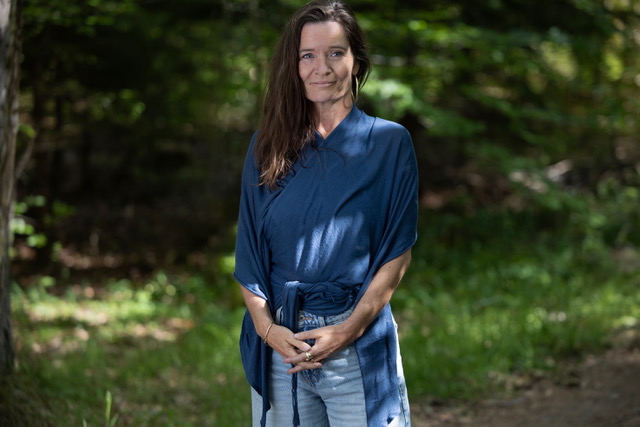
#> input picture img/frederikke.jpg, 640 x 427 px, given in place of .solnedgang-soe.original.jpg, which was not available
$ python straighten-hero.py
#> lines starting #> are read from the running program, lines starting #| are printed output that depends on the picture; pictures that were not available may be replaced by others from this repository, and a replacement may not be noted
"""
Retter hero-billedet op så søens vandlinje er horisontal.
Roterer billedet med uret med en justerbar vinkel, og beskærer
den størst-mulige inskriverede rektangel for at undgå sorte hjørner.

Brug:
    python scripts/straighten-hero.py [angle_degrees]

Standard: 1.5 grader. Positive værdier = drej med uret (retter en
venstre-hældning op).
"""
import sys
import math
from PIL import Image

ANGLE = float(sys.argv[1]) if len(sys.argv) > 1 else 1.5  # grader, clockwise
SRC = "img/.solnedgang-soe.original.jpg"
DST = "img/solnedgang-soe.jpg"

img = Image.open(SRC)
#> img is the input picture: PIL image 640x427 RGB; mean R, G, B 51.3, 59.6, 42.1
w, h = img.size
#> w = 640; h = 427

# PIL roterer mod uret ved positive vinkler. Vi vil drej med uret => negativ.
rotated = img.rotate(-ANGLE, resample=Image.BICUBIC, expand=True)
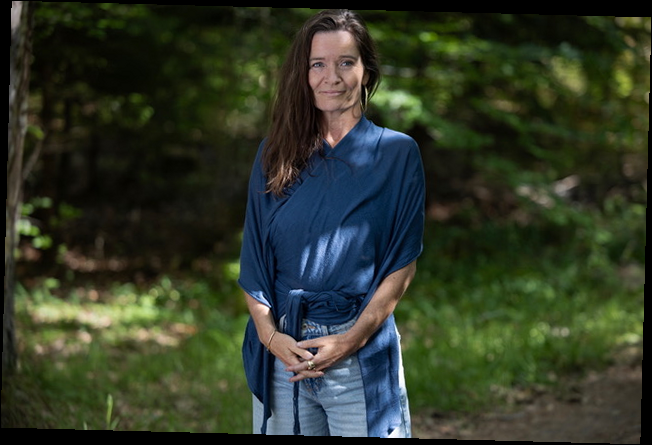
#> rotated: PIL image 652x445 RGB; mean R, G, B 47.9, 55.6, 39.1
rw, rh = rotated.size
#> rw = 652; rh = 445

# Beregn størst inskriverede rektangel med samme aspect ratio som originalen.
# For et rektangel WxH roteret med vinkel θ, er den størst inskriverede
# rektangel med samme aspekt cropped med faktor:
#   k = 1 / (|cos θ| + (max(W, H) / min(W, H)) * |sin θ|)
# Vi tager den simpleste tilgang: beregn maksimal aspect-bevarende crop.
theta = math.radians(ANGLE)
cos_t = abs(math.cos(theta))
sin_t = abs(math.sin(theta))

# Aspect ratio (bredde / højde) for originalen
ar = w / h
#> ar = 1.5

# Den størst inskriverede aspect-bevarende rektangel har bredde:
#   crop_w = (w * cos_t - h * sin_t) if w >= h else ...
# men en god approximation:
if w >= h:
    crop_w = (w * cos_t - h * sin_t)
#> crop_w = 628.6
    crop_h = crop_w / ar
#> crop_h = 419.4
else:
    crop_h = (h * cos_t - w * sin_t)
    crop_w = crop_h * ar

crop_w = int(crop_w)
#> crop_w = 628
crop_h = int(crop_h)
#> crop_h = 419

# Centrér crop på det roterede billede
cx = rw // 2
#> cx = 326
cy = rh // 2
#> cy = 222
left = cx - crop_w // 2
#> left = 12
top = cy - crop_h // 2
#> top = 13
right = left + crop_w
#> right = 640
bottom = top + crop_h
#> bottom = 432

cropped = rotated.crop((left, top, right, bottom))
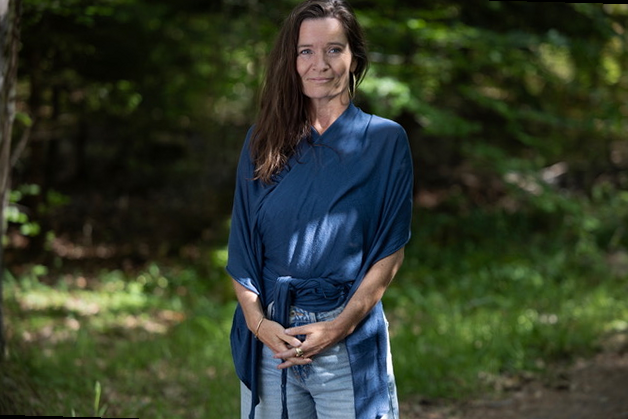
#> cropped: PIL image 628x419 RGB; mean R, G, B 50.4, 58.9, 41.4

# Resize tilbage til original størrelse for at undgå at miste opløsning andre steder
final = cropped.resize((w, h), Image.LANCZOS)
final.save(DST, "JPEG", quality=92, optimize=True, progressive=True)

print(f"Roteret {ANGLE}° med uret. Beskåret til {crop_w}x{crop_h}, "
      f"opskaleret tilbage til {w}x{h}.")
#| Roteret 1.5° med uret. Beskåret til 628x419, opskaleret tilbage til 640x427.
print(f"Skrev: {DST}")

$ run again, on img/hero-vinterskov.jpg
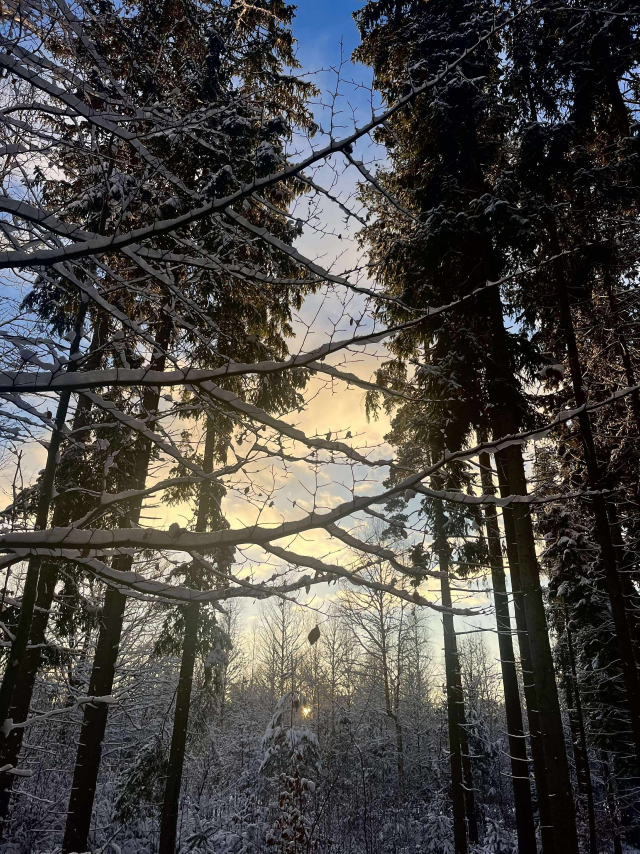
#> input picture img/hero-vinterskov.jpg, 1920 x 2560 px, given in place of .solnedgang-soe.original.jpg, which was not available (shown at 1/3 size)
#> img is the input picture: PIL image 1920x2560 RGB; mean R, G, B 73.7, 71.2, 67.9
#> `rotated = img.rotate(-ANGLE, resample=Image.BICUBIC, expand=True)`:
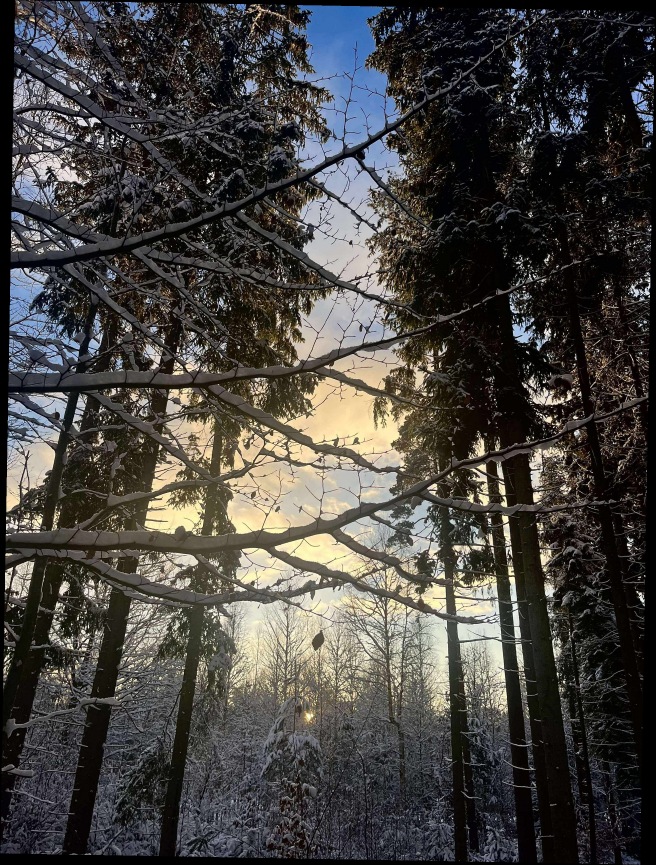
#> rotated: PIL image 1966x2594 RGB (shown at 1/3 size); mean R, G, B 70.6, 68.3, 65.1
#> `final = cropped.resize((w, h), Image.LANCZOS)`:
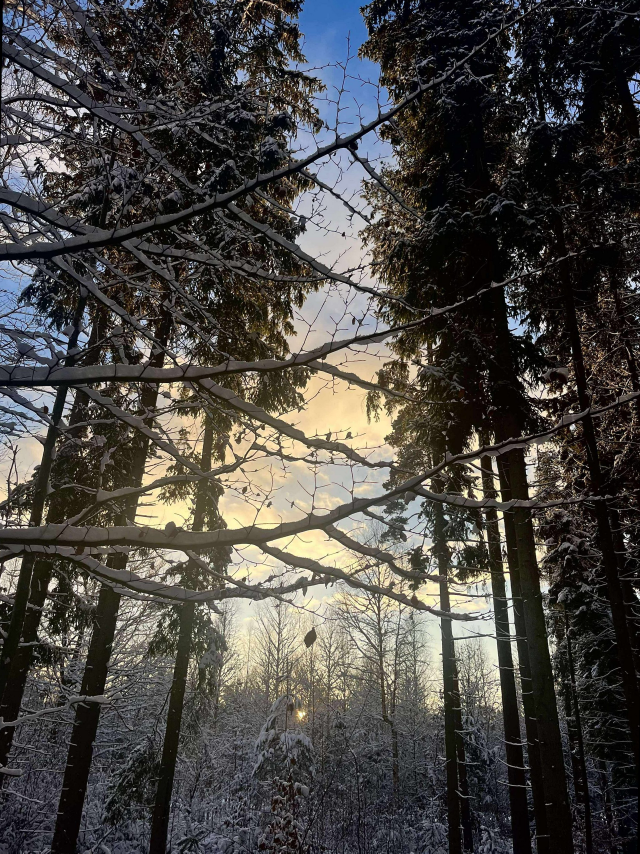
#> final: PIL image 1920x2560 RGB (shown at 1/3 size); mean R, G, B 73.8, 71.3, 67.8
#| Roteret 1.0° med uret. Beskåret til 1894x2526, opskaleret tilbage til 1920x2560.

$ run again, on img/hytte-skov.jpg
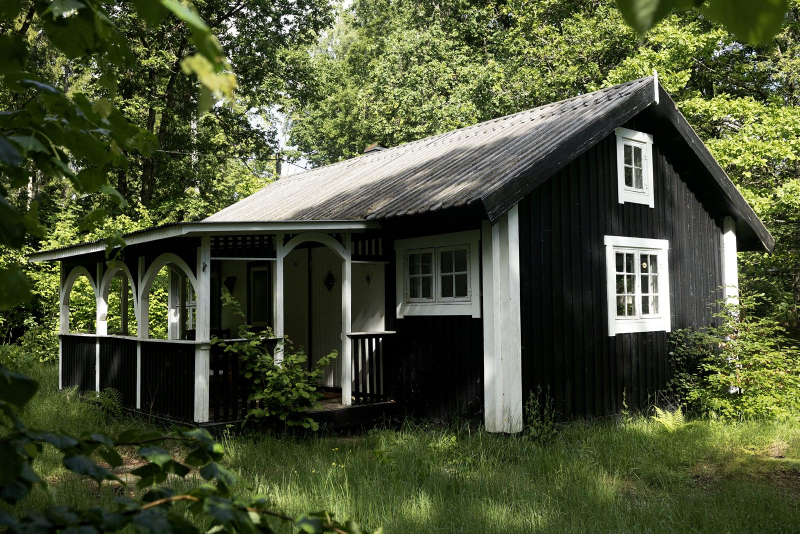
#> input picture img/hytte-skov.jpg, 1600 x 1067 px, given in place of .solnedgang-soe.original.jpg, which was not available (shown at 1/2 size)
#> img is the input picture: PIL image 1600x1067 RGB; mean R, G, B 74, 81.4, 53.1
#> `rotated = img.rotate(-ANGLE, resample=Image.BICUBIC, expand=True)`:
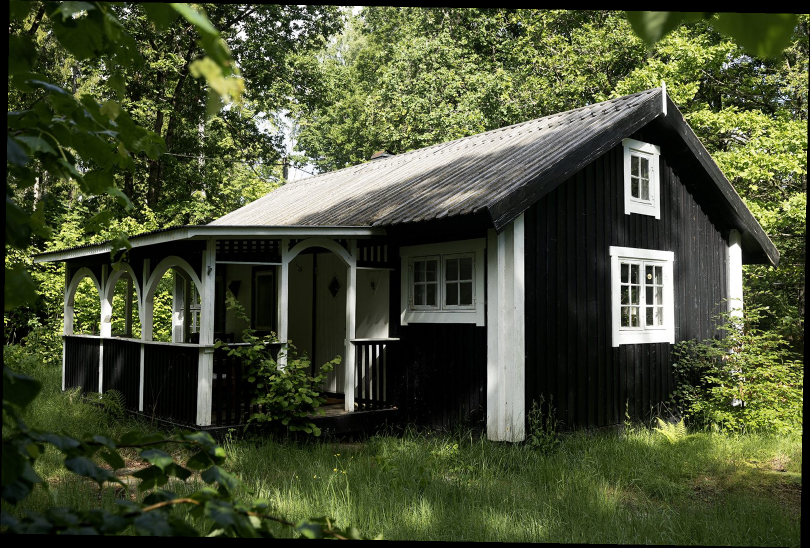
#> rotated: PIL image 1620x1095 RGB (shown at 1/2 size); mean R, G, B 70.8, 77.9, 50.9
#> `final = cropped.resize((w, h), Image.LANCZOS)`:
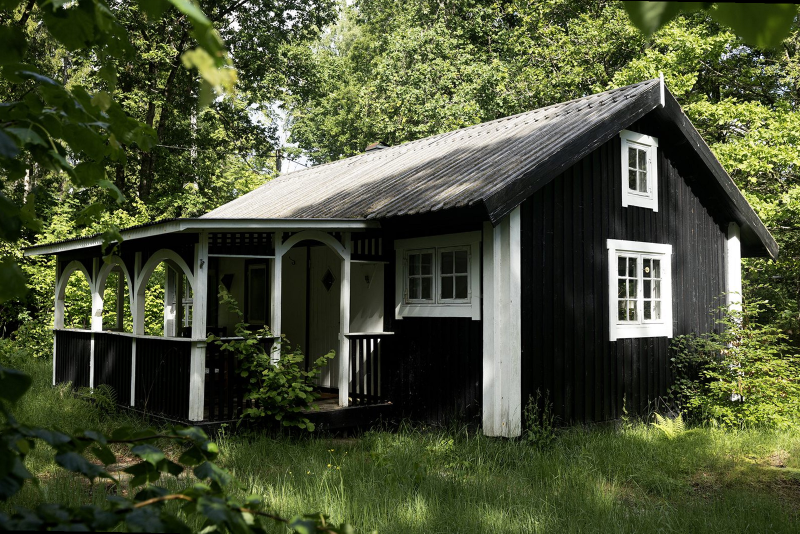
#> final: PIL image 1600x1067 RGB (shown at 1/2 size); mean R, G, B 73.7, 81, 53.3
#| Roteret 1.0° med uret. Beskåret til 1581x1054, opskaleret tilbage til 1600x1067.
